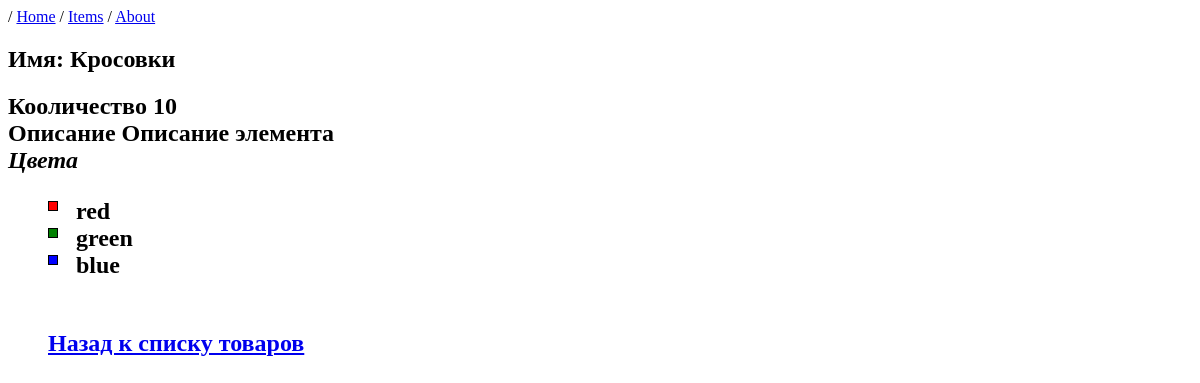
Page /item/1 on the committed database.
### MainApp/models.py (models this page shows, shortened)
class Item(models.Model):
    name = models.CharField(max_length=100)
    brand = models.CharField(max_length=100)
    count = models.PositiveBigIntegerField()
    description = models.TextField(max_length=200, default='Описание элемента')
    colors = models.ManyToManyField(to=Color)

class Color(models.Model):
    name = models.CharField(max_length=32)

### MainApp/views.py (the view)
# urls.py: path('item/<int:item_id>', views.getitem, name='item-detail'),
def getitem(request, item_id):
    try:
        item = Item.objects.get(id=item_id)
        colors = []
        colors = item.colors.all()
    except ObjectDoesNotExist:
        return HttpResponseNotFound(f"Item with id={item_id} not found")
    else:
        context = {
            "item": item,
            "colors": colors,
        }
        return render(request, "item_page.html", context)

### templates/item_page.html (shortened to what this page needs)
{% extends "base.html" %}
{% load static %}
{% block style %}
    <link rel='stylesheet' href='{% static "css/style.css" %}'>
{% endblock  %}
{% block content %}
    {{ block.super }}
    <h2> Имя: {{ item.name }}<h2>
        <div>
        Кооличество {{ item.count | default:"Товар отсутствует" }}
        </div>
        <div>
            Описание {{item.description }}
        </div>
        <i> Цвета </i>
        {% if colors %}
        <ul class='ul_no_mark'>
            {% for color in colors %}
            <li><div class='div_color' style='background-color: {{ color.name }};'></div>&nbsp;&nbsp; {{ color.name}} </li>
            {% endfor %}
        {% else %}
            Данных по цветам нет
        {% endif %}
        <br>
    <p> <a href="{% url "item-list" %}"> Назад к списку товаров </a>
{% endblock %}

### static/css/style.css (style rules this page uses)
* { box-sizing: border-box; }
.ul_no_mark { list-style-type: none; }
.div_color { border: 1px solid #000; width: 10px; height: 10px; margin-top: 3px; float: left; }

### rows in the picture
Item: name "Кросовки", count "10", description "Описание элемента"
Color: name "red"
Color: name "green"
Color: name "blue"
